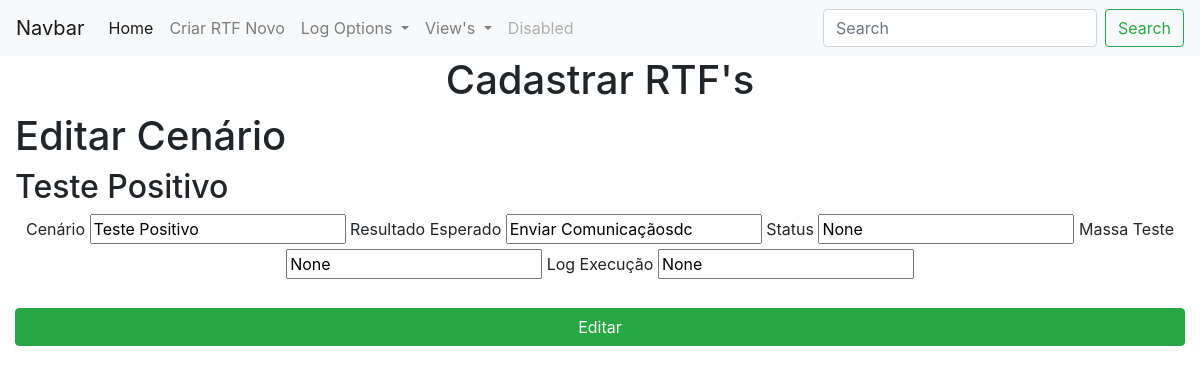
Before: /edit_cenario/1/1/1 with the older database file.
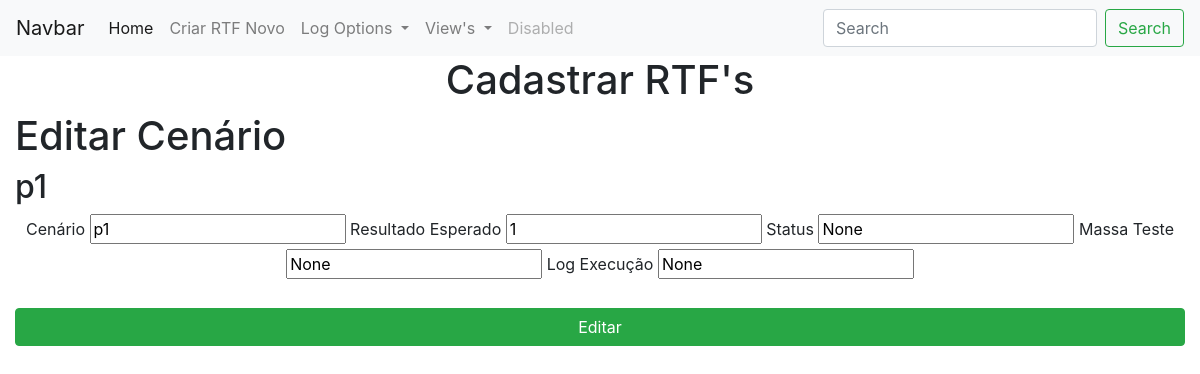
After: the same page with the newer database file.
### app.py (models this page shows, shortened)
class Cenarios(db.Model):
    id_cenario = db.Column("id_cenario", db.Integer, primary_key=True, autoincrement=True)
    id_rtf = db.Column(db.Integer, db.ForeignKey('rt_fs.id'))  # o db por alguma razão chamou RTFs de rt_fs
    id_pagina = db.Column(db.Integer, db.ForeignKey('pagina.id_pagina'))
    pagina = db.Column(db.Integer)
    linha = db.Column(db.Integer)
    cenario = db.Column(db.String(250))
    resultado_esperado = db.Column(db.String(250))
    status = db.Column(db.Integer)
    massa_teste = db.Column(db.String(250))
    log_execucao = db.Column(db.String(10000))

### app.py (the view, shortened to what this page needs)
@app.route("/edit_cenario/<int:id_rtf>/<int:pagina>/<int:linha>", methods=["GET", "POST"])
def edit_cenario(id_rtf, pagina, linha):
    cenario = Cenarios.query.filter_by(id_rtf=id_rtf, pagina=pagina, linha=linha).first()
    return render_template("editar_cenario.html", cenario=cenario)

### templates/editar_cenario.html (shortened to what this page needs)
{% extends "base.html" %}
{% block content %}
<h1>Editar Cenário</h1>
<h2>{{ cenario.cenario }}</h2>
<form action="{{url_for('edit_cenario', id_rtf=cenario.id_rtf, pagina=cenario.pagina, linha=cenario.linha)}}" method="POST">
    <div style="text-align:center">
        <label for="cenario">Cenário</label>
        <input type="text" name="cenario" id="cenario" value="{{ cenario.cenario }}">
        <label for="resultado_esperado">Resultado Esperado</label>
        <input type="text" name="resultado_esperado" id="resultado_esperado" value="{{ cenario.resultado_esperado }}">
        <label for="status">Status</label>
        <input type="text" name="status" id="status" value="{{ cenario.status }}">
        <label for="massa_teste">Massa Teste</label>
        <input type="text" name="massa_teste" id="massa_teste" value="{{ cenario.massa_teste }}">
        <label for="log_execucao">Log Execução</label>
        <input type="text" name="log_execucao" id="log_execucao" value="{{ cenario.log_execucao }}">
    </div>
    <br>
    <div>
        <button type="submit" class="btn btn-block btn-success">Editar</button>
    </div>
</form>
{% endblock %}

Changed rows visible on the page:
changed Cenarios "None": cenario "Teste Positivo" → "p1"; resultado_esperado "Enviar Comunicaçãosdc" → "1"
